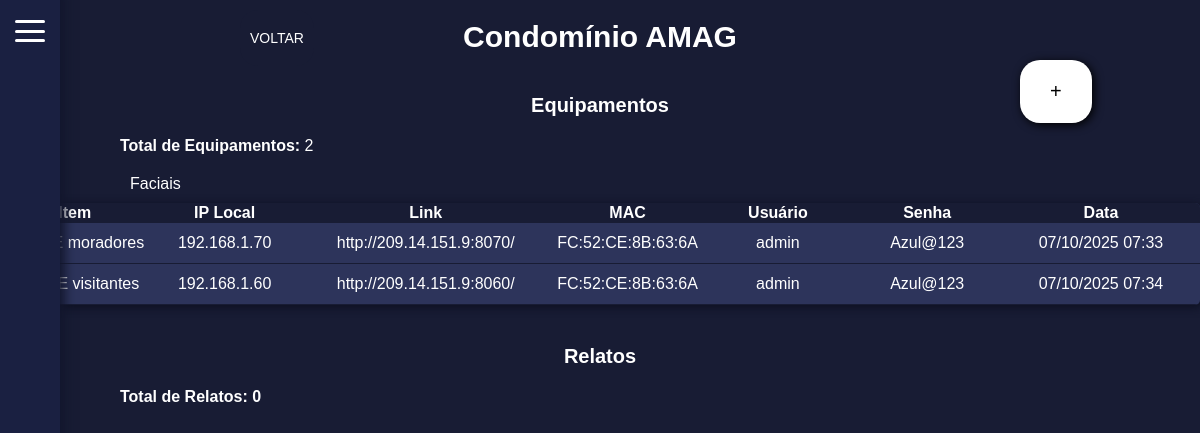
/listar_conds/18/, run on an earlier commit of the app's database.
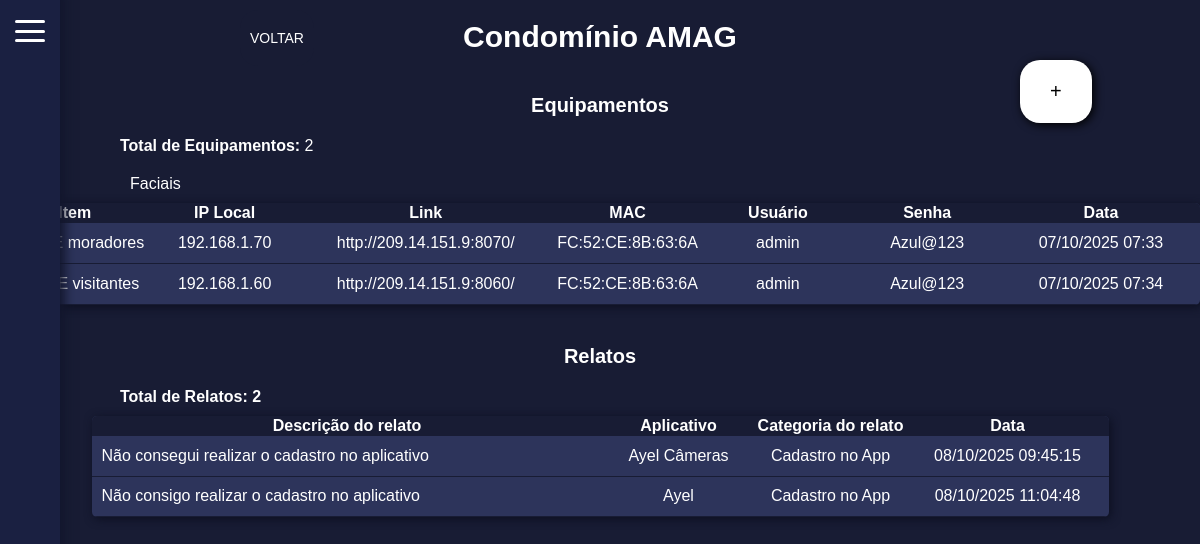
And on a later commit of the database.
### mainApp/models.py (models this page shows, shortened)
class Itens_facial(models.Model):
    cond_id = models.ForeignKey(Conds, on_delete=models.CASCADE, related_name='itens_facial', verbose_name="Condomínio")
    item = models.CharField(max_length=100, verbose_name="Item")
    iplocal = models.CharField(max_length=15, verbose_name="IP Local")
    link = models.CharField(max_length=100, verbose_name="Link de acesso")
    mac = models.CharField(max_length=17, verbose_name="Endereço MAC")
    http = models.PositiveIntegerField(verbose_name="Porta HTTP")
    user = models.CharField(max_length=50, verbose_name="Usuário")
    senha = models.CharField(max_length=50, verbose_name="Senha")
    desc = models.CharField(max_length=100, verbose_name="Descrição")
    data = models.DateTimeField(auto_now=True)

class Relatos(models.Model):
    cond_id = models.ForeignKey(Conds, on_delete=models.CASCADE, related_name='relatos', verbose_name='Condomínio')
    relato = models.CharField(max_length=100, verbose_name='Relato')
    tipo_relato = models.ForeignKey(TipoRelato, on_delete=models.CASCADE, related_name='tipo_relato', verbose_name='Tipo do Relato')
    cat_rel_ayel = models.ForeignKey(CategoriaRelatoAyel, on_delete=models.CASCADE, related_name='cat_rel_ayel', verbose_name='Categoria do Relato', null=True, blank=True)
    cat_rel_cam = models.ForeignKey(CategoriaRelatoCam, on_delete=models.CASCADE, related_name='cat_rel_ayel', verbose_name='Categoria do Relato', null=True, blank=True)
    data = models.DateTimeField(default=timezone.now)
    def data_local(self):   # para exibir no template <td>{{ relato.data_local }}</td>
        from django.utils.timezone import localtime
        return localtime(self.data).strftime("%d/%m/%Y %H:%M:%S")

### mainApp/views.py (the view)
# urls.py: path('listar_conds/<int:condominio_id>/', views.detail_conds, name='detail_conds'), # detalhar condomínio
def detail_conds(request, condominio_id):
    condominio = get_object_or_404(Conds, id=condominio_id)
    faciais = Itens_facial.objects.filter(cond_id=condominio)
    dvr = Itens_dvr.objects.filter(cond_id=condominio)
    outro = Itens_outro.objects.filter(cond_id=condominio)
    relatos = Relatos.objects.filter(cond_id=condominio)
    return render(request, 'detail_conds.html', {
        'condominio': condominio,
        'faciais': faciais,
        'dvr': dvr,
        'outro': outro,
        'relatos': relatos
    })

### mainApp/templates/detail_conds.html (shortened to what the changed rows need)
<!DOCTYPE html>
<html lang="pt-br">
<head>
</head>
<body>
    <div class="container">
        {% if faciais %}
        <div class="equip-facial">
            <table>
                <thead>
                    <tr class="tr-head">
                        <th>Item</th>
                        <th>IP Local</th>
                        <th>Link</th>
                        <th>MAC</th>
                        <th>Usuário</th>
                        <th>Senha</th>
                        <th>Data</th>
                    </tr>
                </thead>
                <tbody>
                    {% for facial in faciais %}
                    <tr class="tr-itens">
                        <td class="td-sm">{{ facial.item }}</td>
                        <td class="td-sm">{{ facial.iplocal }}</td>
                        <td class="td-sm"><a href="{{ facial.link }}" class="td-link">{{ facial.link }}</a></td>
                        <td class="td-sm">{{ facial.mac }}</td>
                        <td class="td-sm">{{ facial.user }}</td>
                        <td class="td-sm">{{ facial.senha }}</td>
                        <td class="td-bg">{{ facial.data|date:"d/m/Y H:i" }}</td>
                    </tr>
                    {% endfor %}
                </tbody>
            </table>
        </div>
        {% endif %}
        <div class="equips">
            <p class="title-sec">Relatos</p>
            <strong >Total de Relatos: {{ relatos.count }}</strong>
        </div>
        {% if relatos %}
        <table>
            <thead>
                <tr class="tr-head">
                    <th>Descrição do relato</th>
                    <th>Aplicativo</th>
                    <th>Categoria do relato</th>
                    <th>Data</th>
                </tr>
            </thead>
            <tbody>
                {% for relato in relatos %}
                <tr class="tr-itens">
                    <td class="td-relato">{{ relato.relato }}</td>
                    {% if relato.tipo_relato_id == 1 %}
                        <td class="td-sm">Ayel</td>
                    {% elif relato.tipo_relato_id == 2 %}
                        <td class="td-sm">Ayel Câmeras</td>
                    {% else %}
                        <td class="td-sm">N/A</td>
                    {% endif %}
                    {% if relato.tipo_relato_id == 1 %}
                        {% if relato.cat_rel_ayel_id == 1 %}<td class="td-sm">Aberturas</td>
                        {% elif relato.cat_rel_ayel_id == 2 %}<td class="td-sm">Câmeras</td>
                        {% elif relato.cat_rel_ayel_id == 3 %}<td class="td-sm">Cadastro no App</td>
                        {% elif relato.cat_rel_ayel_id == 4 %}<td class="td-sm">Interfonia</td>
                        {% endif %}
                    {% elif relato.tipo_relato_id == 2 %}
                        {% if relato.cat_rel_cam_id == 1 %}<td class="td-sm">Login</td>
                        {% elif relato.cat_rel_cam_id == 2 %}<td class="td-sm">Câmeras</td>
                        {% elif relato.cat_rel_cam_id == 3 %}<td class="td-sm">Cadastro no App</td>
                        {% endif %}
                    {% else %}
                        <td class="td-sm">N/A</td>
                    {% endif %}
                    <td class="td-bg">{{ relato.data_local }}</td>
                </tr>
                {% endfor %}
            </tbody>
        </table>
        {% endif %}
    </div>
</body>
</html>

What changed in the data, as far as the page shows it:
added Relatos: relato "Não consegui realizar o cadastro no aplicativo", shows "Ayel Câmeras", shows "Cadastro no App", data_local "08/10/2025 09:45:15"
added Relatos: relato "Não consigo realizar o cadastro no aplicativo", shows "Ayel", shows "Cadastro no App", data_local "08/10/2025 11:04:48"
Also different on the page:
{{ relatos.count }}: "0" → "2"
text now shown: "Descrição do relato Aplicativo Categoria do relato Data"
